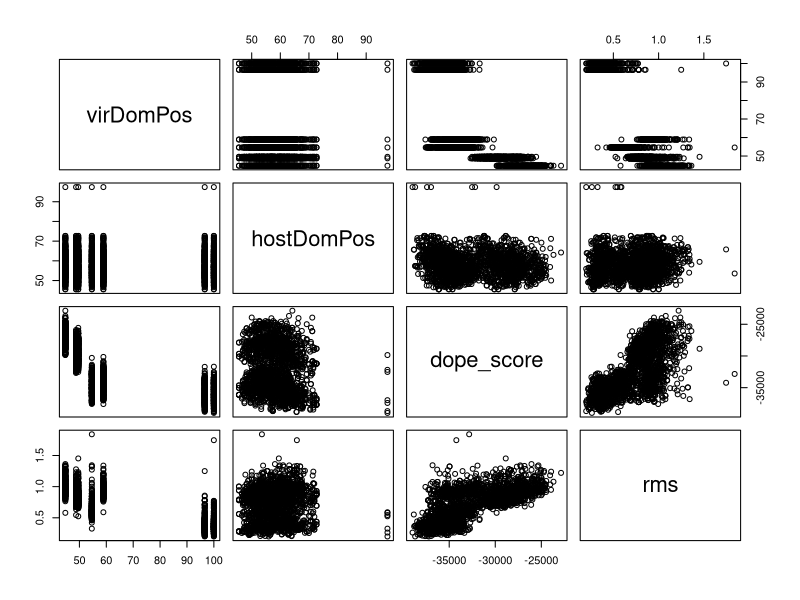

Reproduce this figure in R.
# Script for creating plot with multiple scatterplots
# Written by: Anderson Brito
# Date: 19 Feb 2016
# Contact: andersonfbrito@gmail.com
# R version: R version 3.3.2

setwd("/path/to/working/directory/")

dope_sim <- read.csv("example_multiscatter.tsv", header=TRUE, sep="\t")

dope_sim

virIntPos <- dope_sim$virIntPos
virDomPos <- dope_sim$virDomPos
virIdent <- dope_sim$virIdent
hostIntPos <- dope_sim$hostIntPos
hostDomPos <- dope_sim$hostDomPos
hostIdent <- dope_sim$hostIdent
dope_score <- dope_sim$dope_score
rms <- dope_sim$rms
infection <- as.numeric(dope_sim$infection)

d <- data.frame(virDomPos=virDomPos, hostDomPos=hostDomPos, dope_score=dope_score, rms=rms)
pairs(d)